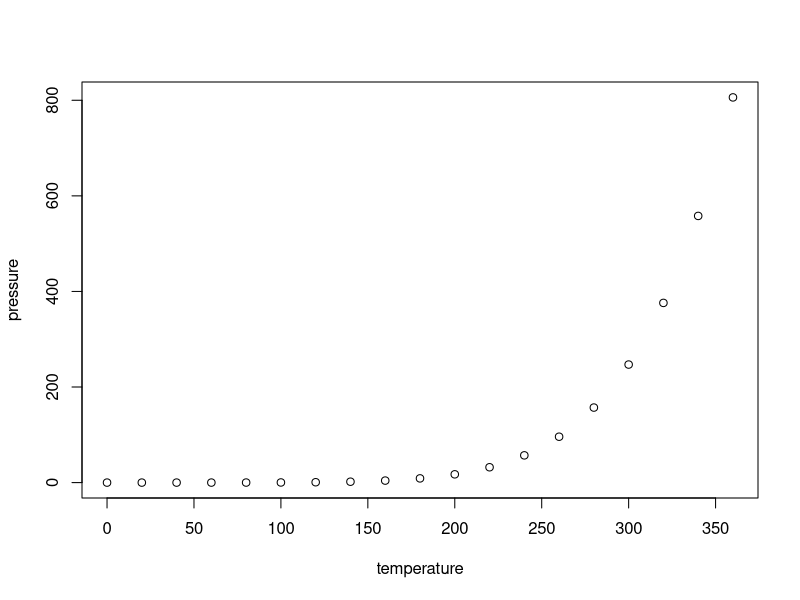
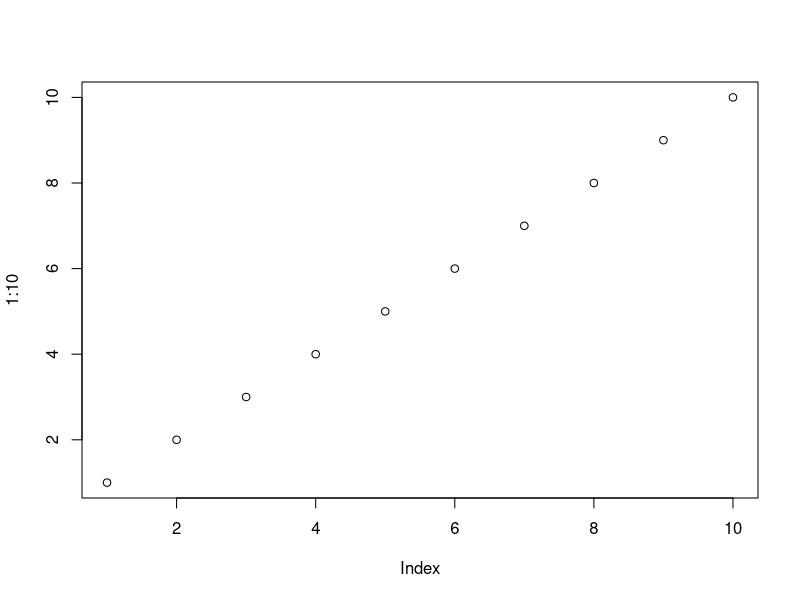
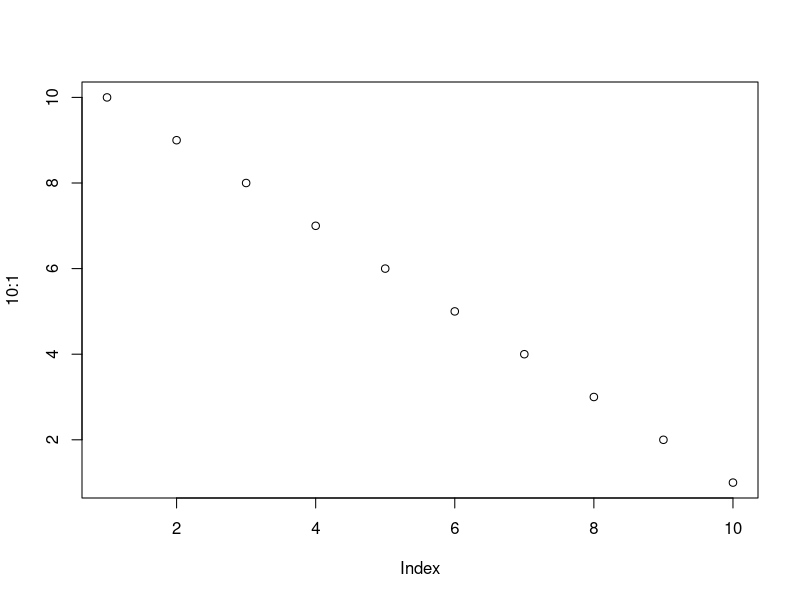

Here is the R script that generated these plots, in order: (Note: this script raises an error after producing the figures.)
## ---- chunk 1
knitr::opts_chunk$set(echo = TRUE)
## ---- chunk 2
summary(cars)
## ---- chunk 3
plot(pressure)
## ---- chunk 4
plot(1:10)
plot(10:1)
## ---- chunk 5
knitr::include_graphics('images/ksb_fig_samples_pop.png')
